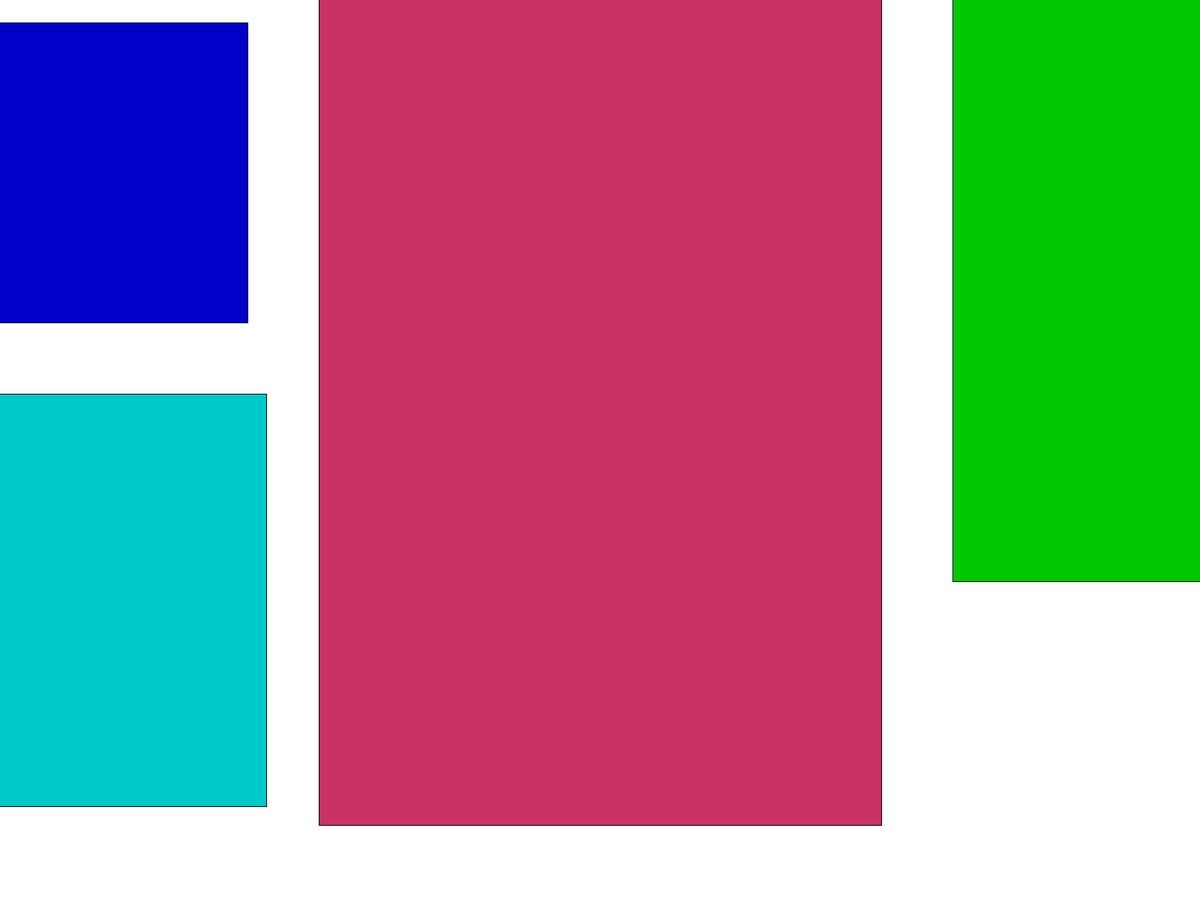
Frame 1 (no input)
Frame 60 (the mouse pressed at the canvas centre just before this capture): identical to frame 1, image omitted
Frame 120 (the mouse held since frame 60 and released just before this capture): identical to frame 1, image omitted

The Processing sketch that drew this single still picture (run headless with seeded random() and noise(); from frame 60 on, the mouse is pressed at the canvas centre):

// Processing sketch: PantallaPartida
// ── PantallaPartida.pde

 void setup(){
  fullScreen();                       // Pantalla completa
  textAlign(CENTER); textSize(15);   // Alineacion y tamaño del texto
  rectMode(CENTER);
}

void draw(){
  
  background(255);    // Color de fondo
  
  //Pantalla de juego
  fill(200,50,100);
  rect(width/2,250,750,1700);
  
  //Tabla puntuaciones
  fill(0,200,200);
  rect(width/2-670,800,450,550);
  
  //Pieza extra
  fill(0,0,200);
  rect(width/2-670,230,400,400);
  
  //Piezas siguientes
  fill(0,200,0);
  rect(width/2+670,350,400,850);
}
